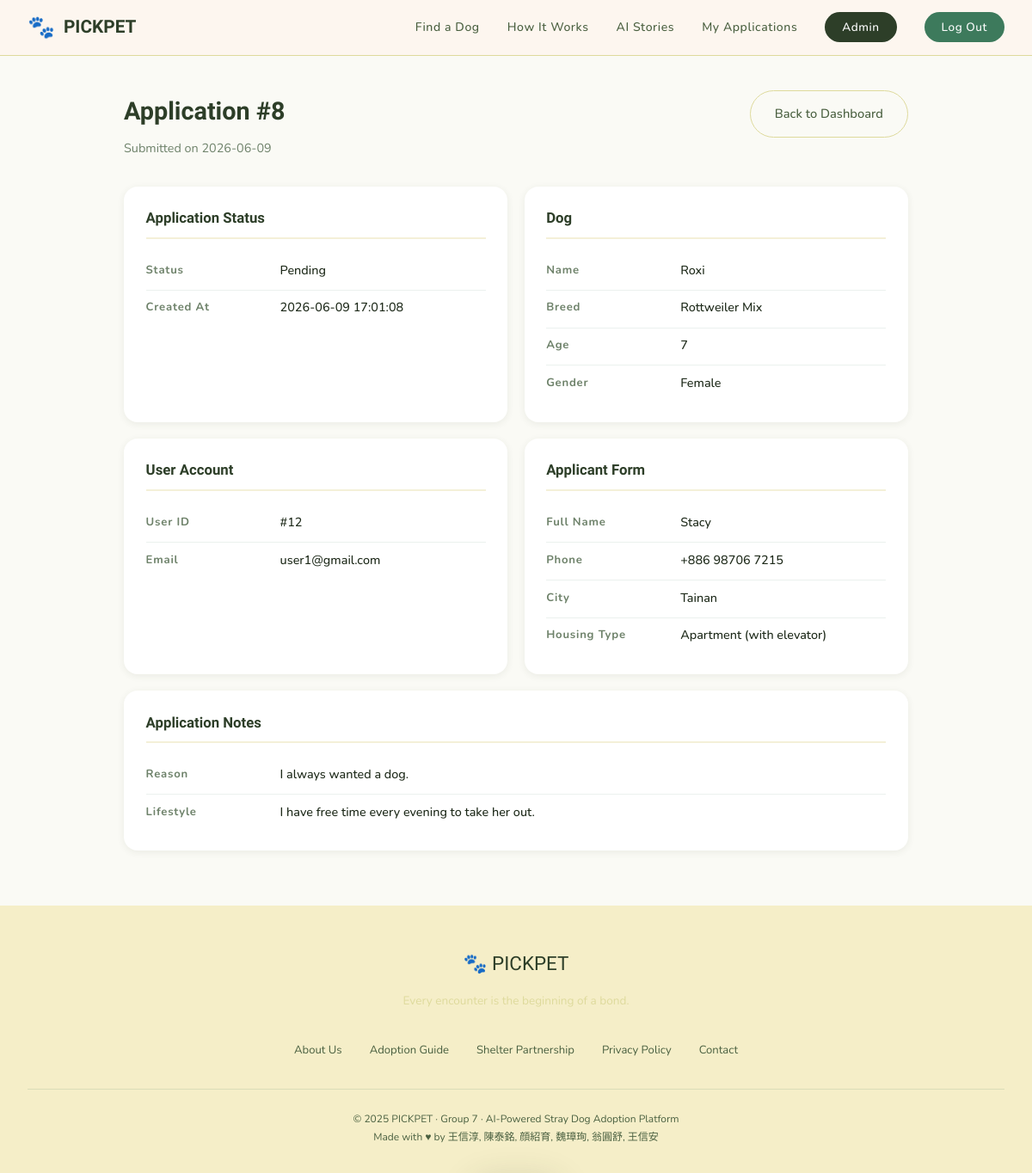
The app's page /admin/applications/8 (signed in) with its own data.
### tables this page shows
CREATE TABLE "Application" (
                App_ID INTEGER PRIMARY KEY,
                User_ID INTEGER NOT NULL,
                Dog_ID INTEGER NOT NULL,
                Status INTEGER NOT NULL DEFAULT 0 CHECK (Status IN (0, 1, 2)),
                Created_at DATETIME DEFAULT CURRENT_TIMESTAMP,
                Full_Name TEXT,
                Phone TEXT,
                City TEXT,
                Housing_Type TEXT,
                Reason TEXT,
                Lifestyle TEXT,
                Seen INTEGER DEFAULT 0,
                UNIQUE(User_ID, Dog_ID),
                FOREIGN KEY (User_ID) REFERENCES Users(User_ID),
                FOREIGN KEY (Dog_ID) REFERENCES Dog(Dog_ID)
            );

CREATE TABLE Dog (
    Dog_ID INTEGER PRIMARY KEY,
    Shelter_ID INTEGER NOT NULL,
    Name TEXT NOT NULL,
    Gender TEXT CHECK (Gender IN ('Male', 'Female', 'Unknown')),
    Age INTEGER CHECK (Age >= 0),
    Breed TEXT,
    Image_URL TEXT, Description TEXT,
    FOREIGN KEY (Shelter_ID) REFERENCES Shelter(Shelter_ID)
);

CREATE TABLE Users (
    User_ID INTEGER PRIMARY KEY,
    Role INTEGER NOT NULL CHECK (Role IN (0, 1)), -- 0:領養人, 1: 動物收容所工作人員（可以新增狗狗、管理 shelter、審核 application）
    Email TEXT NOT NULL UNIQUE,
    Password_Hash TEXT NOT NULL
);

### app/admin/routes.py (the view)
@admin_bp.route('/applications/<int:app_id>')
@admin_required
def application_detail(app_id):
    application = Application.get_admin_detail(app_id)
    if application is None:
        flash('Application not found.', 'error')
        return redirect(url_for('admin.dashboard'))
    return render_template(
        'admin/application_detail.html',
        application=application,
        STATUS_MAP=STATUS_MAP,
        admin_email=session.get('email', '')
    )

### app/auth/utils.py (called while the page is built)
def admin_required(f):
    @wraps(f)
    def decorated_function(*args, **kwargs):
        if not session.get('user_id') or session.get('role') != 'admin':
            flash("Permission denied. Administrator access only.", "error")
            return redirect(url_for('main.index'))
        return f(*args, **kwargs)
    return decorated_function

### app/database.py (called while the page is built)
def get_db():
    if "db" not in g:
        g.db = sqlite3.connect(current_app.config["DATABASE"])
        g.db.row_factory = sqlite3.Row # We can access columns by name
    return g.db

### app/models/application.py (called while the page is built)
    @staticmethod
    def count_unseen_updates(user_id):
        db = get_db()
        return db.execute(
            """
            SELECT COUNT(*)
            FROM Application
            WHERE User_ID = ? AND Seen = 0 AND Status != ?
            """,
            (user_id, STATUS_PENDING),
        ).fetchone()[0]

### app/templates/admin/application_detail.html (shortened to what this page needs)
{% extends 'base.html' %}
{% block content %}
{% macro value(text) -%}
  {{ text if text not in [none, ''] else '-' }}
{%- endmacro %}
<div class="detail-wrap">
  <div class="detail-header">
    <div>
      <h1 class="detail-title">Application #{{ application['App_ID'] }}</h1>
      <p class="detail-sub">
        Submitted on {{ (application['Created_at'] or '')[:10] }}
      </p>
    </div>
    <a href="{{ url_for('admin.dashboard') }}"
       class="btn-secondary"
       style="display:inline-flex;text-decoration:none;">
      Back to Dashboard
    </a>
  </div>
  <div class="detail-grid">
    <section class="detail-panel">
      <h2 class="panel-title">Application Status</h2>
      <div class="info-row">
        <div class="info-label">Status</div>
        <div class="info-value">
          {% if application['Status'] == 0 %}
            <span class="badge badge-pending">Pending</span>
          {% elif application['Status'] == 1 %}
            <span class="badge badge-approved">Approved</span>
          {% else %}
            <span class="badge badge-rejected">Rejected</span>
          {% endif %}
        </div>
      </div>
      <div class="info-row">
        <div class="info-label">Created At</div>
        <div class="info-value">{{ value(application['Created_at']) }}</div>
      </div>
    </section>
    <section class="detail-panel">
      <h2 class="panel-title">Dog</h2>
      <div class="info-row">
        <div class="info-label">Name</div>
        <div class="info-value">{{ value(application['Dog_Name']) }}</div>
      </div>
      <div class="info-row">
        <div class="info-label">Breed</div>
        <div class="info-value">{{ value(application['Breed']) }}</div>
      </div>
      <div class="info-row">
        <div class="info-label">Age</div>
        <div class="info-value">{{ value(application['Age']) }}</div>
      </div>
      <div class="info-row">
        <div class="info-label">Gender</div>
        <div class="info-value">{{ value(application['Gender']) }}</div>
      </div>
    </section>
    <section class="detail-panel">
      <h2 class="panel-title">User Account</h2>
      <div class="info-row">
        <div class="info-label">User ID</div>
        <div class="info-value">#{{ application['User_ID'] }}</div>
      </div>
      <div class="info-row">
        <div class="info-label">Email</div>
        <div class="info-value">{{ value(application['Email']) }}</div>
      </div>
    </section>
    <section class="detail-panel">
      <h2 class="panel-title">Applicant Form</h2>
      <div class="info-row">
        <div class="info-label">Full Name</div>
        <div class="info-value">{{ value(application['Full_Name']) }}</div>
      </div>
      <div class="info-row">
        <div class="info-label">Phone</div>
        <div class="info-value">{{ value(application['Phone']) }}</div>
      </div>
      <div class="info-row">
        <div class="info-label">City</div>
        <div class="info-value">{{ value(application['City']) }}</div>
      </div>
      <div class="info-row">
        <div class="info-label">Housing Type</div>
        <div class="info-value">{{ value(application['Housing_Type']) }}</div>
      </div>
    </section>
    <section class="detail-panel full">
      <h2 class="panel-title">Application Notes</h2>
      <div class="info-row">
        <div class="info-label">Reason</div>
        <div class="info-value">{{ value(application['Reason']) }}</div>
      </div>
      <div class="info-row">
        <div class="info-label">Lifestyle</div>
        <div class="info-value">{{ value(application['Lifestyle']) }}</div>
      </div>
    </section>
  </div>
</div>
{% endblock %}

### app/static/css/style.css (style rules this page uses)
:root { --cream: #FAFAF5; --warm-white: #FFFFFF; --sand: #F4F0D8; --tan: #DEDA9C; --brown: #4A6040; --dark-brown: #2D3E28; --ink: #1E2A1A; --gray: #6E826A; --light-gray: #E2EAE0; --terracotta: #F5C842; --sage: #3D7A5C; --muted-sage: #A8CBB8; --sky-blue: #6AAFD6; --pale-blue: #D6EDF8; --sakura: #F2A8B8; --pale-sakura: #FDE8EE; --pale-yellow: #FBF5CC; --font-serif: 'Nerko One', cursive; --font-sans: 'Nunito', sans-serif; --radius-sm: 8px; --radius-md: 16px; --radius-lg: 24px; --radius-xl: 40px; --shadow-sm: 0 2px 8px rgba(45,62,40,0.08); --shadow-md: 0 4px 20px rgba(45,62,40,0.12); --shadow-lg: 0 8px 40px rgba(45,62,40,0.16); }
* { margin: 0; padding: 0; box-sizing: border-box; }
html { scroll-behavior: smooth; }
body { font-family: var(--font-sans); background-color: var(--cream); color: var(--ink); line-height: 1.7; overflow-x: hidden; }
.btn-secondary { display: inline-flex; align-items: center; gap: 8px; background: transparent; color: var(--brown); padding: 14px 28px; border-radius: var(--radius-xl); font-size: 0.92rem; font-weight: 500; text-decoration: none; border: 1.5px solid var(--tan); cursor: pointer; transition: all 0.25s ease; }
.info-label { font-size: 0.72rem; color: var(--gray); letter-spacing: 0.06em; margin-bottom: 3px; font-weight: 500; }
.info-value { font-size: 0.9rem; color: var(--dark-brown); font-weight: 500; }
.btn-primary, .btn-secondary { transition: background 0.18s, color 0.18s, border-color 0.18s, transform 0.12s ease, box-shadow 0.18s; }

### app/templates/admin/application_detail.html (style rules this page uses)
.detail-wrap { max-width: 960px; margin: 0 auto; padding: 2.5rem 1.5rem 4rem; }
.detail-header { display: flex; justify-content: space-between; align-items: flex-start; gap: 1rem; margin-bottom: 2rem; flex-wrap: wrap; }
.detail-title { font-family: var(--font-serif); font-size: 1.8rem; color: var(--dark-brown); margin-bottom: 0.4rem; }
.detail-sub { color: var(--gray); font-size: 0.9rem; }
.detail-grid { display: grid; grid-template-columns: repeat(2, minmax(0, 1fr)); gap: 1.2rem; }
.detail-panel { background: var(--warm-white); border-radius: var(--radius-md); box-shadow: var(--shadow-sm); padding: 1.4rem 1.6rem; }
.detail-panel.full { grid-column: 1 / -1; }
.panel-title { font-family: var(--font-serif); font-size: 1.05rem; color: var(--dark-brown); margin-bottom: 1rem; padding-bottom: 0.5rem; border-bottom: 2px solid var(--sand); }
.info-row { display: grid; grid-template-columns: 140px 1fr; gap: 1rem; padding: 0.55rem 0; border-bottom: 1px solid rgba(61, 122, 92, 0.1); }
.info-row:last-child { border-bottom: 0; }
.info-label { color: var(--gray); font-size: 0.82rem; font-weight: 700; }
.info-value { color: var(--ink); font-size: 0.9rem; line-height: 1.6; }

### records on screen
Application: App_ID "8", Created_at "2026-06-09", Created_at "2026-06-09 17:01:08 Stacy +886 98706 7215 Tainan Apartment (with elevator) I always wanted a dog. I have free time every evening to take her out.", User_ID "12"
Dog: Name "Roxi Rottweiler Mix Female"
Users: Email "user1@gmail.com"

### other values on screen
{{ text if text not in [none, ''] else '-' }} "7"
